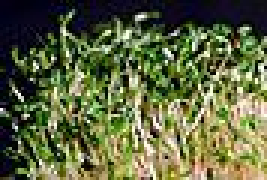
#> input picture Python OpenCV Image Color Matching/images/i01.ppm, 89 x 60 px (shown 3 times larger); its folder holds only this picture in this run
$ python color_matching_opencv_boundingbox.py   (Python 2 division)
#> lines starting #> are read from the running program, lines starting #| are printed output that depends on the picture; after the words box and inside, x2 and y2 are one past the last pixel; in counts of white or black regions, pixels touching at a corner belong together
##Image histogram is a graphical representation of the intensity distribution of an image. It quantifies the number of pixels for each intensity value considered.

import os
import glob
import cv2
import cv
import numpy as np
from termcolor import colored

for ppm_infile in glob.glob( os.path.join("images", '*.ppm') ):
    high_correlation = ""
    low_correlation = ""

    #Loads each ppm images from the image folder
    ppm_img = cv2.imread(ppm_infile)
#> ppm_img is the input picture: shape (60, 89, 3); mean B, G, R 64.8, 102.2, 94.7
    ppm_imgray = cv2.cvtColor(ppm_img,cv2.COLOR_BGR2GRAY)
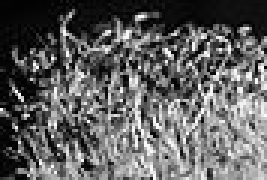
#> ppm_imgray: shape (60, 89) (shown 3 times larger); min 0, max 254, mean 95.7

    #Create binary images
    ppm_ret, ppm_thresh = cv2.threshold(ppm_imgray,127,255,0)
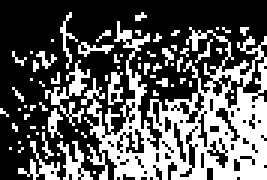
#> ppm_thresh: shape (60, 89) (shown 3 times larger); 36.4% white in thin lines or dots

    #Find boundaries of objects from binary images
    ppm_contours, hierarchy = cv2.findContours(ppm_thresh,cv2.RETR_TREE,cv2.CHAIN_APPROX_SIMPLE)
#> ppm_contours = 152 contours, 139 with area under 20; largest, box (x1, y1, x2, y2) and area: (27, 7, 89, 60) 1481, (80, 18, 89, 32) 50, (41, 42, 49, 52) 42, (74, 25, 82, 37) 40, (19, 47, 31, 60) 40
    #[Testing] Draw ppm_contours on the image
    #cv2.drawContours(gray,ppm_contours,-1,(255,0,0),3)

    #Build a numpy array with contours from all layers
    boundaries = ppm_contours[0]
#> boundaries = [[31, 57]]
    for layers in ppm_contours:
        if len(boundaries) != len(layers):
            boundaries = np.vstack((boundaries, layers))
#> this loop made 152 passes
#> boundaries on passes 3 to 4: [[31, 57], [7, 49], [6, 50]], [[31, 57], [7, 49], [6, 50], [3, 49]]
#> layers on passes 1, 2, 6, 9, 10, 11: [[31, 57]], [[19, 51]], [[26, 58], [27, 57], [28, 58], [27, 59]], [[16, 57], [17, 56], [18, 57], [17, 58]], [[6, 47]], [[9, 45]]
#> after the loop, boundaries = contour of 1388 points, box (x1, y1, x2, y2) (0, 4, 89, 60), area 2076

    #Calculate the x,y, height and width of the contour bounding rectangle
    x,y,w,h = cv2.boundingRect(boundaries)
#> x = 0; y = 4; w = 89; h = 56

    #[Testing] Draw bounding box of the region of interest
    #cv2.rectangle(ppm_img, (x,y), (x+w,y+h), (255,255,255))
    ppm_cropped_img = ppm_img[y:y+h, x:x+w]
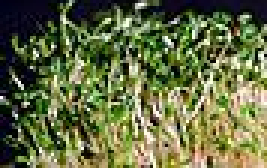
#> ppm_cropped_img: shape (56, 89, 3) (shown 3 times larger); mean B, G, R 67.8, 108.9, 100.8

    #[Testing] Draw the croped image
    #cv2.imshow('colorhist',ppm_img)
    #cv2.imshow('colorhist',ppm_cropped_img)
    #cv2.waitKey(0)

    #Return number of bins (2-D array). Return 256 bins since we have 256 colors.
    bins = np.arange(256).reshape(256,1)
    color = [ (255,0,0),(0,255,0),(0,0,255) ]

    #Iterate an enumerate tuple containing a count and the values obtained from iterating over the list color
    for ch, col in enumerate(color):
        #Calculates a histogram of a set of arrays
        ppm_hist = cv2.calcHist([ppm_cropped_img],[ch],None,[256],[0,256])
        #Normalize the value to fall below 255 and fit in image height
        cv2.normalize(ppm_hist,ppm_hist,0,255,cv2.NORM_MINMAX)

    for jpg_infile in glob.glob( os.path.join("images", '*.jpg') ):
        #Loads each jpg images from the image folder
        jpg_img = cv2.imread(jpg_infile)
        jpg_imgray = cv2.cvtColor(jpg_img,cv2.COLOR_BGR2GRAY)
        jpg_ret, jpg_thresh = cv2.threshold(jpg_imgray,127,255,0)
        jpg_contours, jpg_hierarchy = cv2.findContours(jpg_thresh,cv2.RETR_TREE,cv2.CHAIN_APPROX_SIMPLE)
        boundaries = jpg_contours[0]
        for layers in jpg_contours:
            if len(boundaries) != len(layers):
                boundaries = np.vstack((boundaries, layers))
        x,y,w,h = cv2.boundingRect(boundaries)
        jpg_cropped_img = jpg_img[y:y+h, x:x+w]

        bins = np.arange(256).reshape(256,1)
        color = [ (255,0,0),(0,255,0),(0,0,255) ]
        for ch, col in enumerate(color):
            jpg_hist = cv2.calcHist([jpg_cropped_img],[ch],None,[256],[0,256])
            cv2.normalize(jpg_hist,jpg_hist,0,255,cv2.NORM_MINMAX)
            hist=np.int32(np.around(jpg_hist))
        counter = cv2.compareHist(ppm_hist, jpg_hist, cv.CV_COMP_CORREL)

        if high_correlation == "" and low_correlation == "":
            high_counter = counter
            low_counter = counter
            high_correlation = jpg_infile
            low_correlation = jpg_infile
        if counter >= high_counter:
            high_counter = counter
            high_correlation = jpg_infile
        if counter <= low_counter:
            low_counter = counter
            low_correlation = jpg_infile
    print colored("Reading PPM Image: " + ppm_infile, 'red')
#> (the run stopped early here; a loop or call above may not have finished)

$ run again, on Python OpenCV Image Color Matching/images/i05.ppm
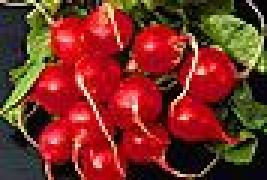
#> input picture Python OpenCV Image Color Matching/images/i05.ppm, 89 x 60 px (shown 3 times larger)
#> ppm_img is the input picture: shape (60, 89, 3); mean B, G, R 36.1, 48.2, 122.3
#> `ppm_imgray = cv2.cvtColor(ppm_img,cv2.COLOR_BGR2GRAY)`:
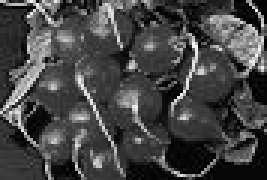
#> ppm_imgray: shape (60, 89) (shown 3 times larger); min 0, max 248, mean 69
#> `ppm_ret, ppm_thresh = cv2.threshold(ppm_imgray,127,255,0)`:
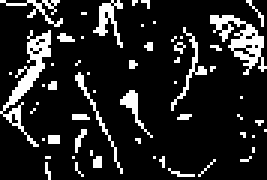
#> ppm_thresh: shape (60, 89) (shown 3 times larger); 14.1% white in thin lines or dots
#> ppm_contours = 75 contours, 71 with area under 20; largest, box (x1, y1, x2, y2) and area: (70, 5, 89, 25) 115, (0, 10, 17, 49) 114, (31, 0, 41, 16) 36, (40, 30, 51, 46) 24
#> `boundaries = ppm_contours[0]`: boundaries = [[56, 56], [57, 57], [58, 57], [59, 58], [64, 58], [60, 58], [59, 57], [57, 57]]
#> the loop `for layers in ppm_contours:` made 75 passes
#> layers on passes 2, 4, 5, 6, 7, 9, 10, 11: [[25, 54], [25, 56], [27, 58], [25, 56]], [[71, 53], [66, 58]], [[83, 52], [82, 53], [80, 53], [82, 53]], [[54, 52], [53, 53], [54, 54], [54, 55]], [[51, 52]], [[24, 52]], [[15, 52], [16, 52]], [[30, 50], [30, 51]]
#> after the loop `for layers in ppm_contours:`: boundaries = contour of 592 points, box (x1, y1, x2, y2) (0, 0, 89, 60), area 990
#> x = 0; w = 89; h = 60

$ run again, on Python OpenCV Image Color Matching/images/i07.ppm
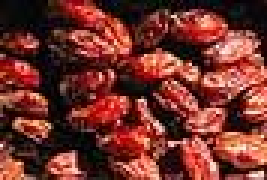
#> input picture Python OpenCV Image Color Matching/images/i07.ppm, 89 x 60 px (shown 3 times larger)
#> ppm_img is the input picture: shape (60, 89, 3); mean B, G, R 43.5, 50.8, 115
#> `ppm_ret, ppm_thresh = cv2.threshold(ppm_imgray,127,255,0)`:
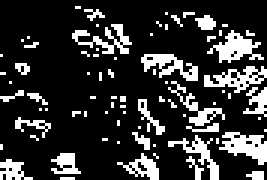
#> ppm_thresh: shape (60, 89) (shown 3 times larger); 20% white in thin lines or dots
#> ppm_contours = 114 contours, 103 with area under 20; largest, box (x1, y1, x2, y2) and area: (73, 44, 89, 55) 78, (68, 22, 89, 31) 71, (69, 10, 88, 21) 69, (47, 18, 66, 27) 62, (39, 51, 53, 60) 44
#> `boundaries = ppm_contours[0]`: boundaries = [[20, 59], [24, 59]]
#> the loop `for layers in ppm_contours:` made 114 passes
#> layers on passes 1, 4, 5, 7, 9, 10, 11, 15: [[20, 59], [24, 59]], [[5, 57], [6, 56], [7, 57], [6, 58]], [[2, 56], [3, 55], [4, 56], [3, 57]], [[51, 51], [52, 52]], [[44, 57], [45, 56], [46, 57], [45, 58]], [[43, 56], [44, 55], [45, 56], [44, 57]], [[42, 55], [43, 54], [44, 55], [43, 56]], [[51, 48]]
#> after the loop `for layers in ppm_contours:`: boundaries = contour of 814 points, box (x1, y1, x2, y2) (0, 2, 89, 60), area 1554
#> x = 0; y = 2; w = 89; h = 58
#> `ppm_cropped_img = ppm_img[y:y+h, x:x+w]`:
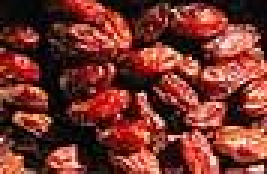
#> ppm_cropped_img: shape (58, 89, 3) (shown 3 times larger); mean B, G, R 44.5, 52.1, 117.8

$ run again, on Python OpenCV Image Color Matching/images/i02.ppm
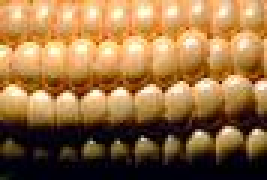
#> input picture Python OpenCV Image Color Matching/images/i02.ppm, 89 x 60 px (shown 3 times larger)
#> ppm_img is the input picture: shape (60, 89, 3); mean B, G, R 67.7, 111.6, 150.8
#> `ppm_ret, ppm_thresh = cv2.threshold(ppm_imgray,127,255,0)`:
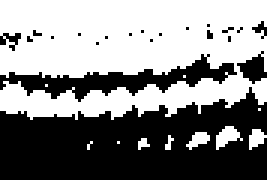
#> ppm_thresh: shape (60, 89) (shown 3 times larger); 53.3% white; 21 black regions (17 under 20 px)
#> ppm_contours = 34 contours, 31 with area under 20; largest, box (x1, y1, x2, y2) and area: (0, 0, 89, 40) 2540, (72, 42, 81, 50) 28, (0, 10, 8, 16) 20
#> `boundaries = ppm_contours[0]`: boundaries = [[39, 47]]
#> the loop `for layers in ppm_contours:` made 34 passes
#> layers on passes 1, 2, 8, 9, 10, 12, 13, 15: [[39, 47]], [[30, 47], [29, 48], [29, 49], [29, 48]], [[86, 36]], [[15, 28]], [[61, 25]], [[68, 18], [69, 17], [70, 18], [69, 19]], [[86, 17], [87, 16], [88, 17], [87, 18]], [[31, 14], [32, 13], [33, 14], [32, 15]]
#> after the loop `for layers in ppm_contours:`: boundaries = contour of 412 points, box (x1, y1, x2, y2) (0, 0, 89, 50), area 1641
#> x = 0; w = 89; h = 50
#> `ppm_cropped_img = ppm_img[y:y+h, x:x+w]`:
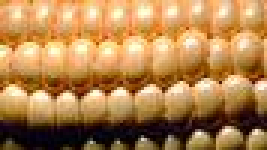
#> ppm_cropped_img: shape (50, 89, 3) (shown 3 times larger); mean B, G, R 78.5, 131.3, 177.1
